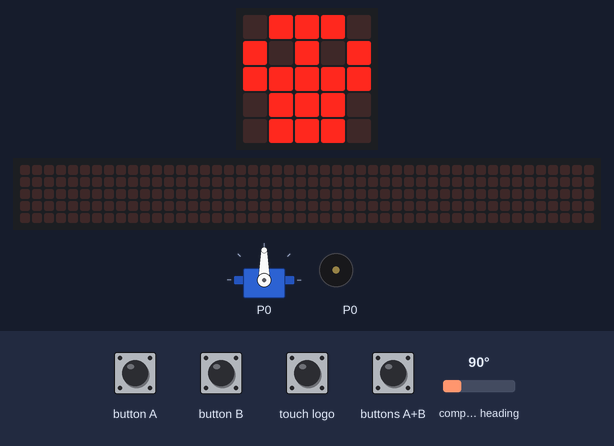
The program below on a simulated BBC micro:bit (MakeCode). On the bench: servo, the board's 5×5 LED display, a strip that is not on the board, showing the scrolling text unrolled, buzzer (waves = sounding). The test bench sets the inputs (shaded band); at power-on: compass heading 90°. The 48×5 strip is a reading aid, not a part: it shows the text the display is scrolling, unrolled, one strip-width of it at a time; the compass is already calibrated.

Above: at 1.8 s.
1.9 s: button A pressed for 0.15 s
At 3.2 s:
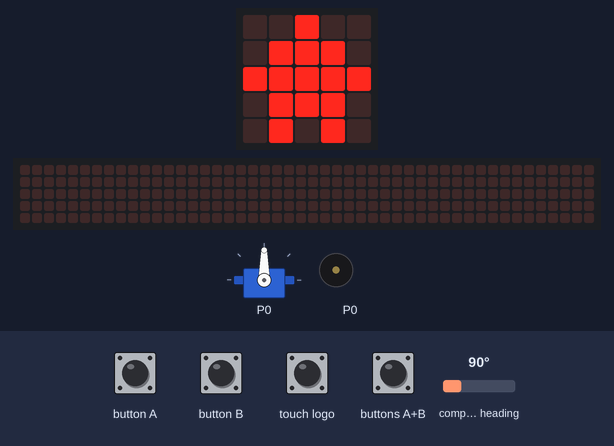
5.0 s: compass heading set to 7°
At 6.67 s:
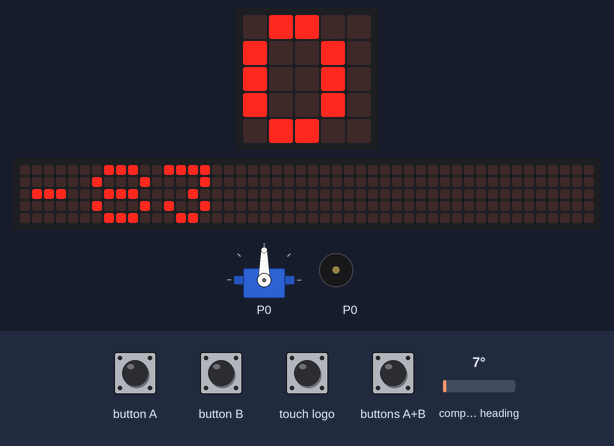
8.0 s: buttons A+B pressed for 0.15 s
At 8.32 s:
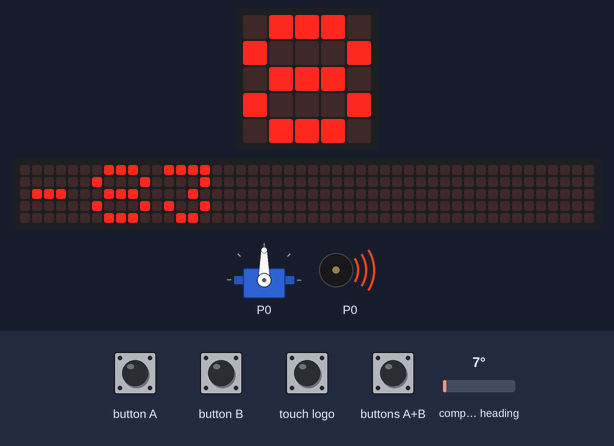
8.7 s: button B pressed for 0.15 s
9.4 s: compass heading set to 22°
At 11.4 s:
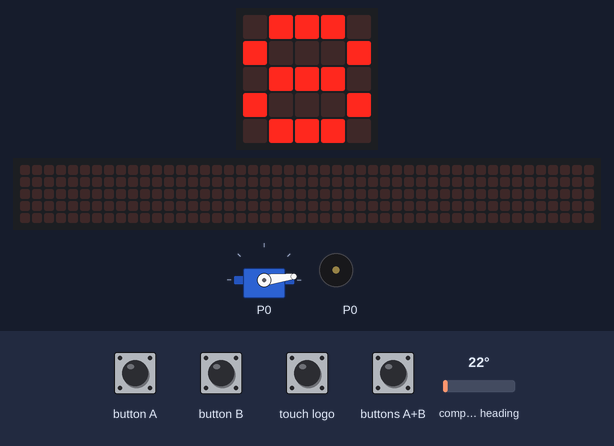
12.4 s: compass heading set to 29°
At 13.27 s:
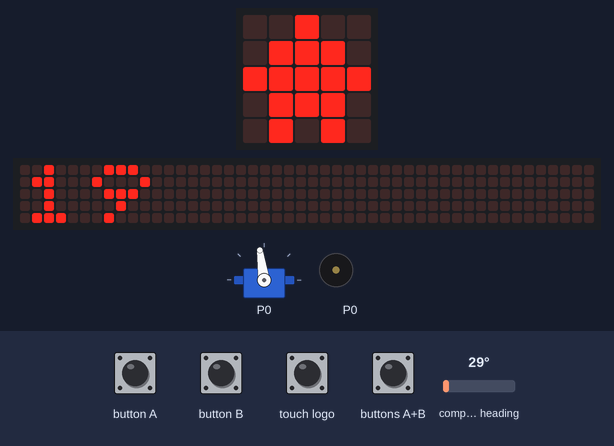
Timing chart, 0 to 17.4 s (numbered marks = the images above; inputs shaded):
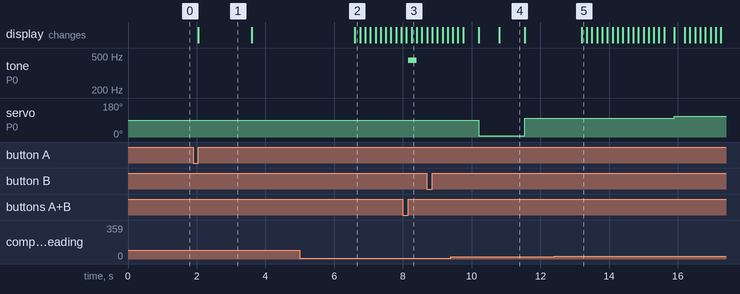

The program:

main.ts
```typescript
input.onLogoEvent(TouchButtonEvent.Touched, function on_logo_touched() {

    // Target = input.compass_heading()
    music.playTone(444, music.beat(BeatFraction.Quarter))
})
input.onButtonPressed(Button.A, function on_button_pressed_a() {

    if (Menu == "START") {
        Target = Target - 5
    } else {
        Menu = "START"
        basic.showIcon(IconNames.House)
    }

})
input.onLogoEvent(TouchButtonEvent.LongPressed, function on_logo_long_pressed() {
    music.playTone(222, music.beat(BeatFraction.Quarter))
    input.calibrateCompass()
})
input.onButtonPressed(Button.AB, function on_button_pressed_ab() {

    Menu = "STOP"
    music.playTone(444, music.beat(BeatFraction.Half))
    basic.showIcon(IconNames.Skull)
})
input.onButtonPressed(Button.B, function on_button_pressed_b() {

    if (Menu == "START") {
        Target = Target + 5
    } else {
        Menu = "START"
        basic.showIcon(IconNames.House)
    }

})
function CalcDelta(fTarget: number): number {

    if (input.compassHeading() - fTarget > 180) {
        fDelta = input.compassHeading() - 360 - fTarget
    } else {
        fDelta = input.compassHeading() - fTarget
    }

    return fDelta
}

let MoyDelta = 0
let index = 0
let SommeDelta = 0
let Delta = 0
let Target = 0
let fDelta = 0
let Menu = ""
Menu = "STOP"
let NbIndex = 4
fDelta = 0
servos.P0.setAngle(90)
let EchantDelta = [0, 0, 0, 0, 0, 0, 0, 0, 0, 0]
basic.showIcon(IconNames.Skull)
loops.everyInterval(500, function on_every_interval() {

    if (Menu == "STOP") {
        Target = input.compassHeading()
    }

    //  basic.show_number(Target)
    Delta = CalcDelta(Target)
    EchantDelta.unshift(Delta)
})
loops.everyInterval(3000, function on_every_interval2() {

    if (Menu == "START") {
        SommeDelta = 0
        index = 0
        while (index <= NbIndex - 1) {
            SommeDelta += EchantDelta[index]
            index += 1
        }
        MoyDelta = Math.round(SommeDelta / NbIndex)
        basic.showString("" + ("" + MoyDelta))
        servos.P0.setAngle(90 + MoyDelta)
    }

})
```

test.ts
```typescript
// les tests vont ici ; cela ne sera pas compilé si ce paquet est utilisé en tant qu'extension.
```

Measured:
- the behaviour switches between 25 and 26° on compass heading (found by bisection; images 4 and 5)
- after the input at 1.9 s, the display: changes after 0.15 s (image 1)
- after the input at 5.0 s, the display: changes after 1.6 s (image 2)
- after the input at 8.0 s, tone on P0: silent → 444 Hz after 0.15 s, → silent 0.25 s later
- after the input at 12.4 s, servo on P0: 98° → 109° after 3.5 s
- what the display in image 1 shows lasts 1.5 s, from 2.1 s to 3.6 s
- what the display in image 4 shows lasts 0.8 s, from 10.8 s to 11.6 s
